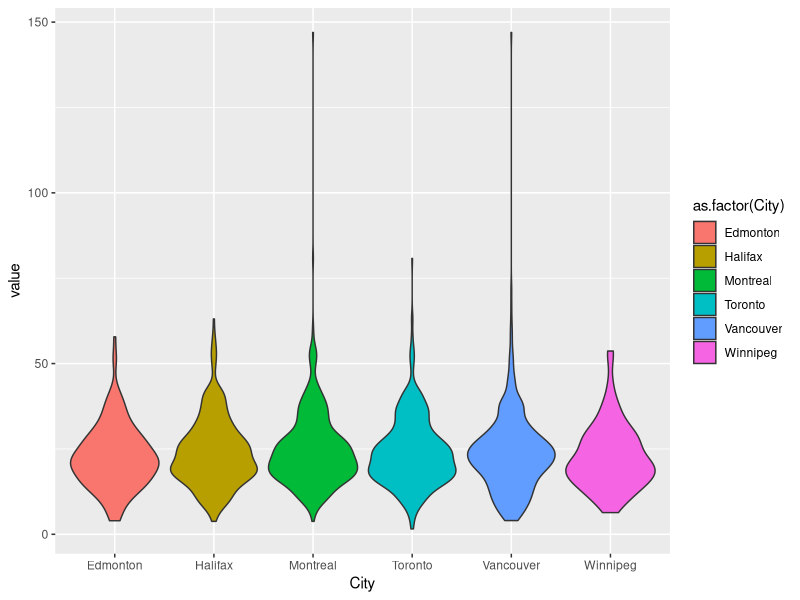
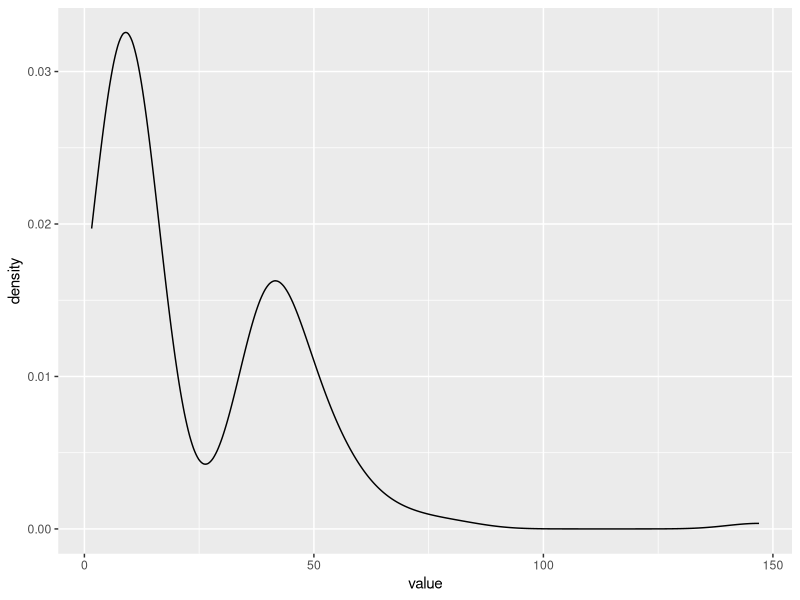
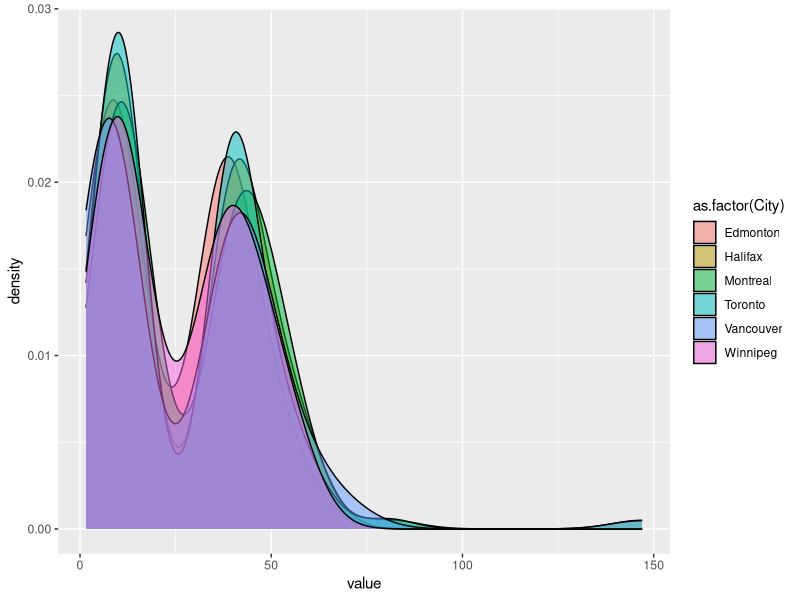

Here is the R script that generated these plots, in order: (Note: this script raises an error after producing the figures.)
# Generate lists of weird species by city and overall. Weird species are species with trait values in the 5th and 9th percentile.
# At this point, only considering one trait: Leaf area per leaf dry mass (specific leaf area, SLA or 1/LMA): petiole excluded

library(dplyr)
library(ggplot2)

# read in species occurance + trait data and filter for traits of interest
species_traits <- read.csv("data/species_and_their_traits.csv", header = TRUE, stringsAsFactors = FALSE)

sla <- species_traits %>%
    select(-quadrat, -count) %>%
    filter(TraitName == "Leaf area per leaf dry mass (specific leaf area, SLA or 1/LMA): petiole excluded") %>%
    mutate(TraitName = "SLA") # Make the trait name easier to work with

# have a quick peek at the data

ggplot(sla, aes(x=City, y=value, fill=as.factor(City))) +
    geom_violin()

# calculate percentiles

# pick low and high percentiles

low <- 0.10
high <- 0.90

# GLOBALLY WEIRD
global_percentile <- quantile(sla$value, probs=c(low, high))

global_weird <- sla %>%
    select(-City) %>%
    distinct() %>%
    filter(value < global_percentile[1] | value > global_percentile[2]) %>%
    arrange(value)

nrow(global_weird) # 158 globally weird species

# visual check - two humped?

ggplot(global_weird, aes(x=value)) +
    geom_density()

# write out globally weird
write.csv("analysis/globally_weird.csv", row.names = FALSE)

# LOCALLY WEIRD

# calculate weirdness percentiles for each city
local_percentile <- sla %>%
    group_by(City) %>%
    summarise(low=quantile(value, probs=low), high=quantile(value, probs=high))

# get list of weird species in each city
local_weird <- sla %>%
    left_join(local_percentile) %>%
    filter(value < low | value > high)

# counts of weird
local_weird %>%
    group_by(City) %>%
    summarise(weird=n())

# City      weird
# <chr>     <int>
#1 Edmonton     34
# 2 Halifax      72
# 3 Montreal    103
# 4 Toronto     109
# 5 Vancouver   102
# 6 Winnipeg     24

# visual check - two humped?
ggplot(local_weird, aes(x=value, fill=as.factor(City))) +
    geom_density(alpha=0.5)

# write out locally weird
write.csv(local_weird, "analysis/locally_weird.csv", row.names = FALSE)


